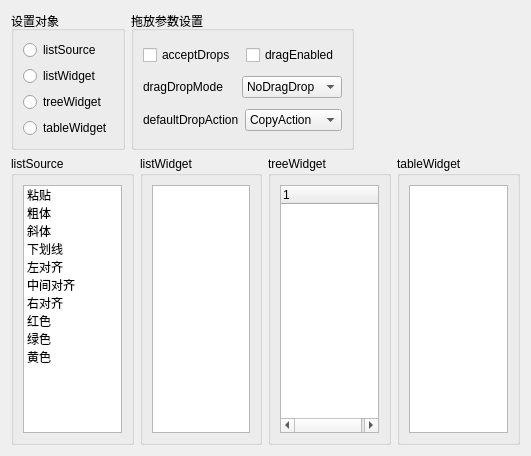
<?xml version="1.0" encoding="UTF-8"?>
<ui version="4.0">
 <class>Widget</class>
 <widget class="QWidget" name="Widget">
  <property name="geometry">
   <rect>
    <x>0</x>
    <y>0</y>
    <width>531</width>
    <height>456</height>
   </rect>
  </property>
  <property name="windowTitle">
   <string>Widget</string>
  </property>
  <layout class="QVBoxLayout" name="verticalLayout_7">
   <item>
    <layout class="QHBoxLayout" name="horizontalLayout_5">
     <item>
      <widget class="QGroupBox" name="groupBox_2">
       <property name="title">
        <string>设置对象</string>
       </property>
       <layout class="QVBoxLayout" name="verticalLayout">
        <item>
         <widget class="QRadioButton" name="radioButton_ListSource">
          <property name="text">
           <string>listSource</string>
          </property>
         </widget>
        </item>
        <item>
         <widget class="QRadioButton" name="radioButton_ListWidget">
          <property name="text">
           <string>listWidget</string>
          </property>
         </widget>
        </item>
        <item>
         <widget class="QRadioButton" name="radioButton_TreeWidget">
          <property name="text">
           <string>treeWidget</string>
          </property>
         </widget>
        </item>
        <item>
         <widget class="QRadioButton" name="radioButton_TableWidget">
          <property name="text">
           <string>tableWidget</string>
          </property>
         </widget>
        </item>
       </layout>
      </widget>
     </item>
     <item>
      <widget class="QGroupBox" name="groupBox_dragDropMode">
       <property name="title">
        <string>拖放参数设置</string>
       </property>
       <layout class="QVBoxLayout" name="verticalLayout_2">
        <item>
         <layout class="QHBoxLayout" name="horizontalLayout">
          <item>
           <widget class="QCheckBox" name="checkBox_acceptDrop">
            <property name="text">
             <string>acceptDrops</string>
            </property>
           </widget>
          </item>
          <item>
           <widget class="QCheckBox" name="checkBox_dragEnable">
            <property name="text">
             <string>dragEnabled</string>
            </property>
           </widget>
          </item>
         </layout>
        </item>
        <item>
         <layout class="QHBoxLayout" name="horizontalLayout_2">
          <item>
           <widget class="QLabel" name="label">
            <property name="text">
             <string>dragDropMode</string>
            </property>
           </widget>
          </item>
          <item>
           <widget class="QComboBox" name="comboBox_DragDrop">
            <item>
             <property name="text">
              <string>NoDragDrop</string>
             </property>
            </item>
            <item>
             <property name="text">
              <string>DragOnly</string>
             </property>
            </item>
            <item>
             <property name="text">
              <string>DropOnly</string>
             </property>
            </item>
            <item>
             <property name="text">
              <string>DragDrop</string>
             </property>
            </item>
            <item>
             <property name="text">
              <string>InternalMove</string>
             </property>
            </item>
           </widget>
          </item>
         </layout>
        </item>
        <item>
         <layout class="QHBoxLayout" name="horizontalLayout_3">
          <item>
           <widget class="QLabel" name="label_defaultDropAction">
            <property name="text">
             <string>defaultDropAction</string>
            </property>
           </widget>
          </item>
          <item>
           <widget class="QComboBox" name="comboBox_MoveAction">
            <item>
             <property name="text">
              <string>CopyAction</string>
             </property>
            </item>
            <item>
             <property name="text">
              <string>MoveAction</string>
             </property>
            </item>
            <item>
             <property name="text">
              <string>LinkAction</string>
             </property>
            </item>
            <item>
             <property name="text">
              <string>IgnoreAction</string>
             </property>
            </item>
           </widget>
          </item>
         </layout>
        </item>
       </layout>
      </widget>
     </item>
     <item>
      <spacer name="horizontalSpacer">
       <property name="orientation">
        <enum>Qt::Horizontal</enum>
       </property>
       <property name="sizeHint" stdset="0">
        <size>
         <width>40</width>
         <height>20</height>
        </size>
       </property>
      </spacer>
     </item>
    </layout>
   </item>
   <item>
    <layout class="QHBoxLayout" name="horizontalLayout_4">
     <item>
      <widget class="QGroupBox" name="groupBox">
       <property name="title">
        <string>listSource</string>
       </property>
       <layout class="QVBoxLayout" name="verticalLayout_3">
        <item>
         <widget class="QListWidget" name="listWidget_ListSource">
          <item>
           <property name="text">
            <string>粘贴</string>
           </property>
           <property name="icon">
            <iconset theme="audio-x-generic"/>
           </property>
          </item>
          <item>
           <property name="text">
            <string>粗体</string>
           </property>
          </item>
          <item>
           <property name="text">
            <string>斜体</string>
           </property>
          </item>
          <item>
           <property name="text">
            <string>下划线</string>
           </property>
          </item>
          <item>
           <property name="text">
            <string>左对齐</string>
           </property>
          </item>
          <item>
           <property name="text">
            <string>中间对齐</string>
           </property>
          </item>
          <item>
           <property name="text">
            <string>右对齐</string>
           </property>
          </item>
          <item>
           <property name="text">
            <string>红色</string>
           </property>
           <property name="foreground">
            <brush brushstyle="NoBrush">
             <color alpha="255">
              <red>255</red>
              <green>0</green>
              <blue>0</blue>
             </color>
            </brush>
           </property>
          </item>
          <item>
           <property name="text">
            <string>绿色</string>
           </property>
           <property name="foreground">
            <brush brushstyle="NoBrush">
             <color alpha="255">
              <red>0</red>
              <green>255</green>
              <blue>0</blue>
             </color>
            </brush>
           </property>
          </item>
          <item>
           <property name="text">
            <string>黄色</string>
           </property>
           <property name="background">
            <brush brushstyle="NoBrush">
             <color alpha="255">
              <red>159</red>
              <green>159</green>
              <blue>159</blue>
             </color>
            </brush>
           </property>
           <property name="foreground">
            <brush brushstyle="NoBrush">
             <color alpha="255">
              <red>255</red>
              <green>255</green>
              <blue>0</blue>
             </color>
            </brush>
           </property>
          </item>
         </widget>
        </item>
       </layout>
      </widget>
     </item>
     <item>
      <widget class="QGroupBox" name="groupBox_4">
       <property name="title">
        <string>listWidget</string>
       </property>
       <layout class="QVBoxLayout" name="verticalLayout_4">
        <item>
         <widget class="QListWidget" name="listWidget_ListWidget"/>
        </item>
       </layout>
      </widget>
     </item>
     <item>
      <widget class="QGroupBox" name="groupBox_5">
       <property name="title">
        <string>treeWidget</string>
       </property>
       <layout class="QVBoxLayout" name="verticalLayout_5">
        <item>
         <widget class="QTreeWidget" name="treeWidget">
          <column>
           <property name="text">
            <string notr="true">1</string>
           </property>
          </column>
         </widget>
        </item>
       </layout>
      </widget>
     </item>
     <item>
      <widget class="QGroupBox" name="groupBox_6">
       <property name="title">
        <string>tableWidget</string>
       </property>
       <layout class="QVBoxLayout" name="verticalLayout_6">
        <item>
         <widget class="QTableWidget" name="tableWidget"/>
        </item>
       </layout>
      </widget>
     </item>
    </layout>
   </item>
  </layout>
 </widget>
 <resources/>
 <connections/>
</ui>
